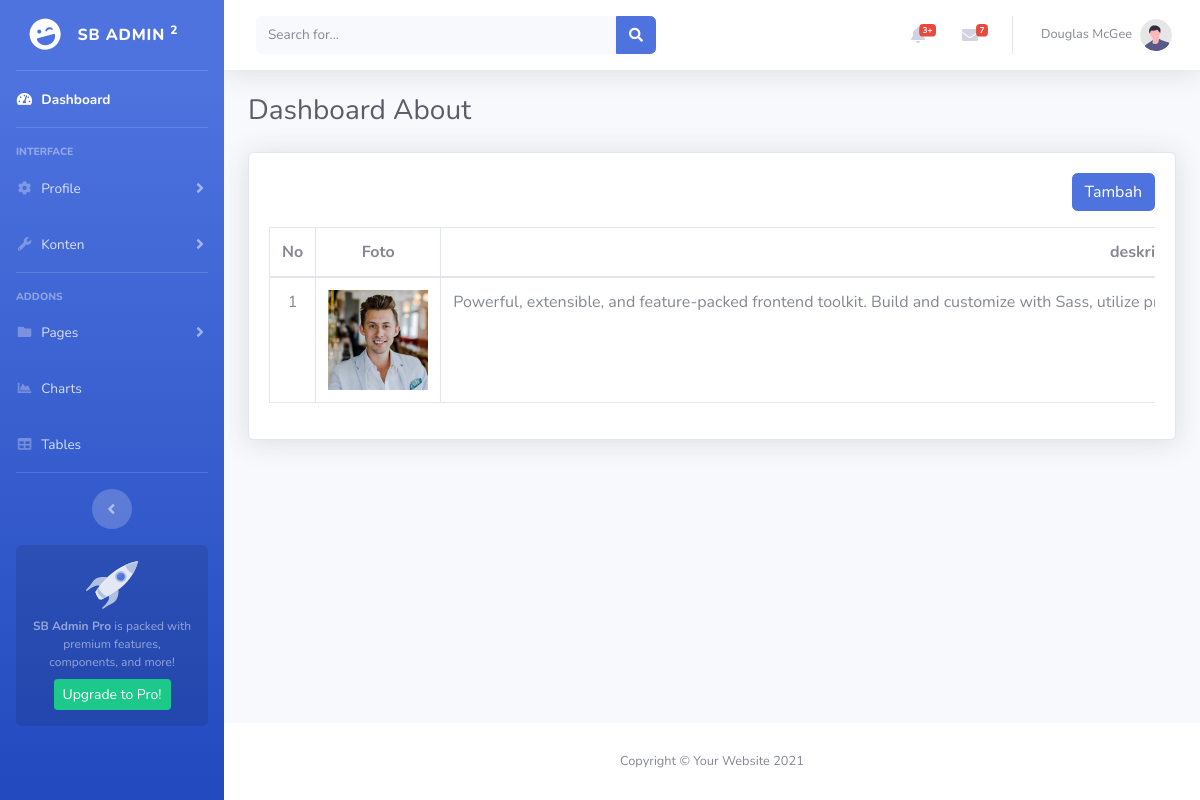
The page /admin/about.php on the database its author committed.
### tables this page shows
CREATE TABLE `about` (
  `id` int(11) NOT NULL,
  `deskripsi` varchar(255) NOT NULL,
  `profesi` varchar(255) NOT NULL,
  `deskripsi_profesi` varchar(100) NOT NULL,
  `website` varchar(100) NOT NULL,
  `kota` text NOT NULL,
  `umur` int(11) NOT NULL,
  `email` varchar(1000) NOT NULL,
  `foto` varchar(255) NOT NULL,
  `date` int(11) NOT NULL,
  `craete_at` int(11) NOT NULL
);

### admin/about.php (the view, shortened to what this page needs)
<?php
include 'database/db.php';
$queryAbout = mysqli_query($conn, "SELECT * FROM about");
?>
<!DOCTYPE html>
<html lang="en">
<head>
    <link rel="stylesheet" href="css/sb-admin-2.css">
    <?php include 'layout/css.php' ?>
</head>
<body id="page-top">
    <div id="wrapper">
        <?php include 'layout/sidebar.php' ?>
        <div id="content-wrapper" class="d-flex flex-column">
            <div id="content">
                <?php include 'layout/navbar.php' ?>
                <div class="container-fluid">
                    <div class="d-sm-flex align-items-center justify-content-between mb-4">
                        <h1 class="h3 mb-0 text-gray-800">Dashboard About</h1>
                    </div>
                    <div class="card  shadow mb-4">
                        <div class="card-body">
                            <div align="right" class="mb-3">
                                <a href="tambah-about.php" class="btn btn-primary">Tambah</a>
                            </div>
                            <div class="table-responsive">
                                <table class="table table-bordered" width="100%">
                                    <thead>
                                        <tr>
                                            <th>No</th>
                                            <th>Foto</th>
                                            <th>deskripsi</th>
                                        </tr>
                                    </thead>
                                    <tbody>
                                        <?php $no = 1;
                                        while ($rowAbout = mysqli_fetch_assoc($queryAbout)) { ?>
                                            <tr>
                                                <td><?php echo $no++ ?></td>
                                                <td>
                                                    <img width="100" src="upload/<?php echo $rowAbout['foto'] ?>" alt="">
                                                </td>
                                                <td><?php echo $rowAbout['deskripsi'] ?></td>
                                            </tr>
                                        <?php } ?>
                                    </tbody>
                                </table>
                            </div>
                        </div>
                    </div>
                </div>
            </div>
            <?php include 'layout/footer.php' ?>
        </div>
    </div>
</body>
</html>

### rows shown on the page
about: foto (picture), deskripsi "Powerful, extensible, and feature-packed frontend toolkit. Build and customize with Sass, utilize…"
